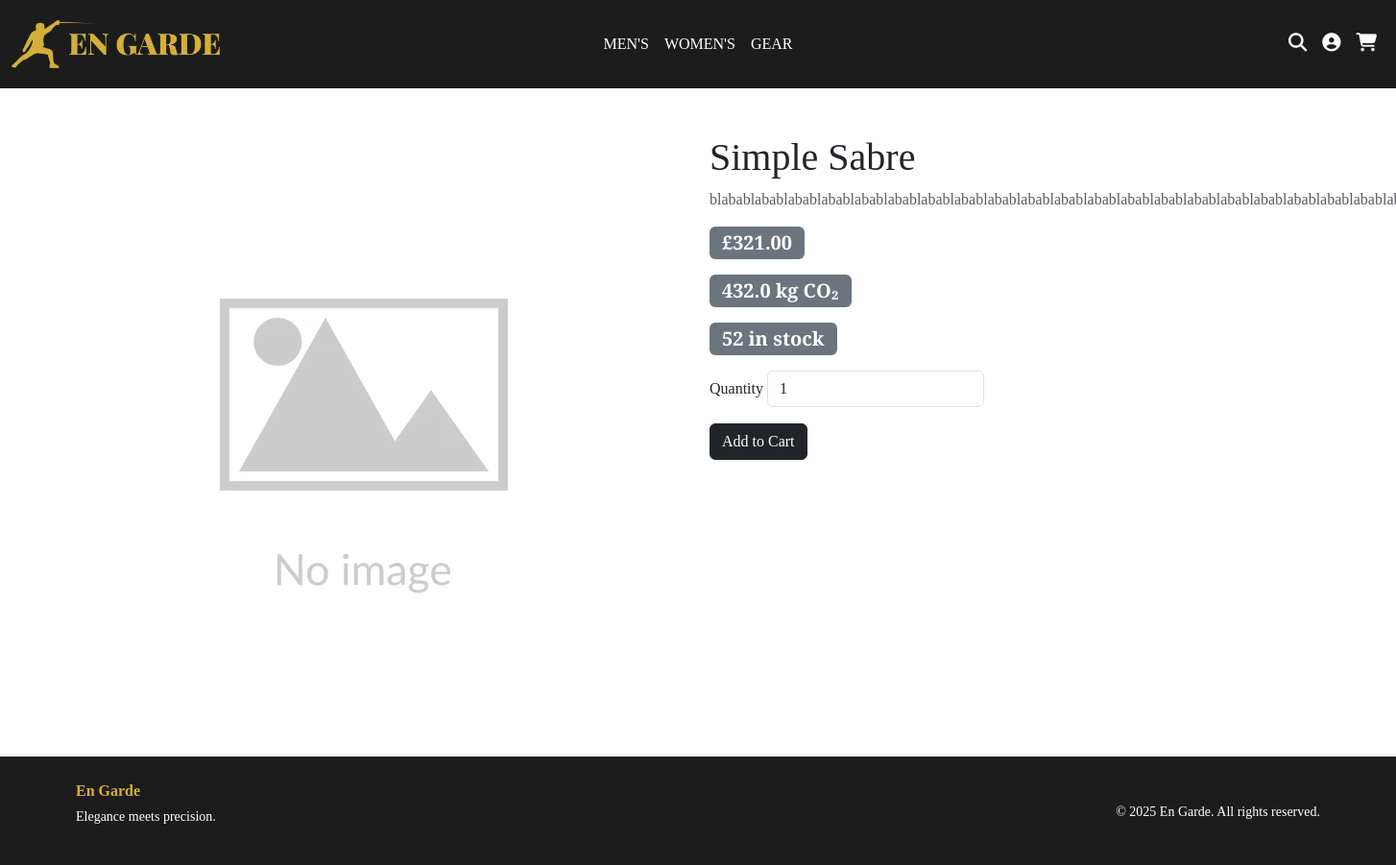
The page /products/3 on the database as committed earlier.
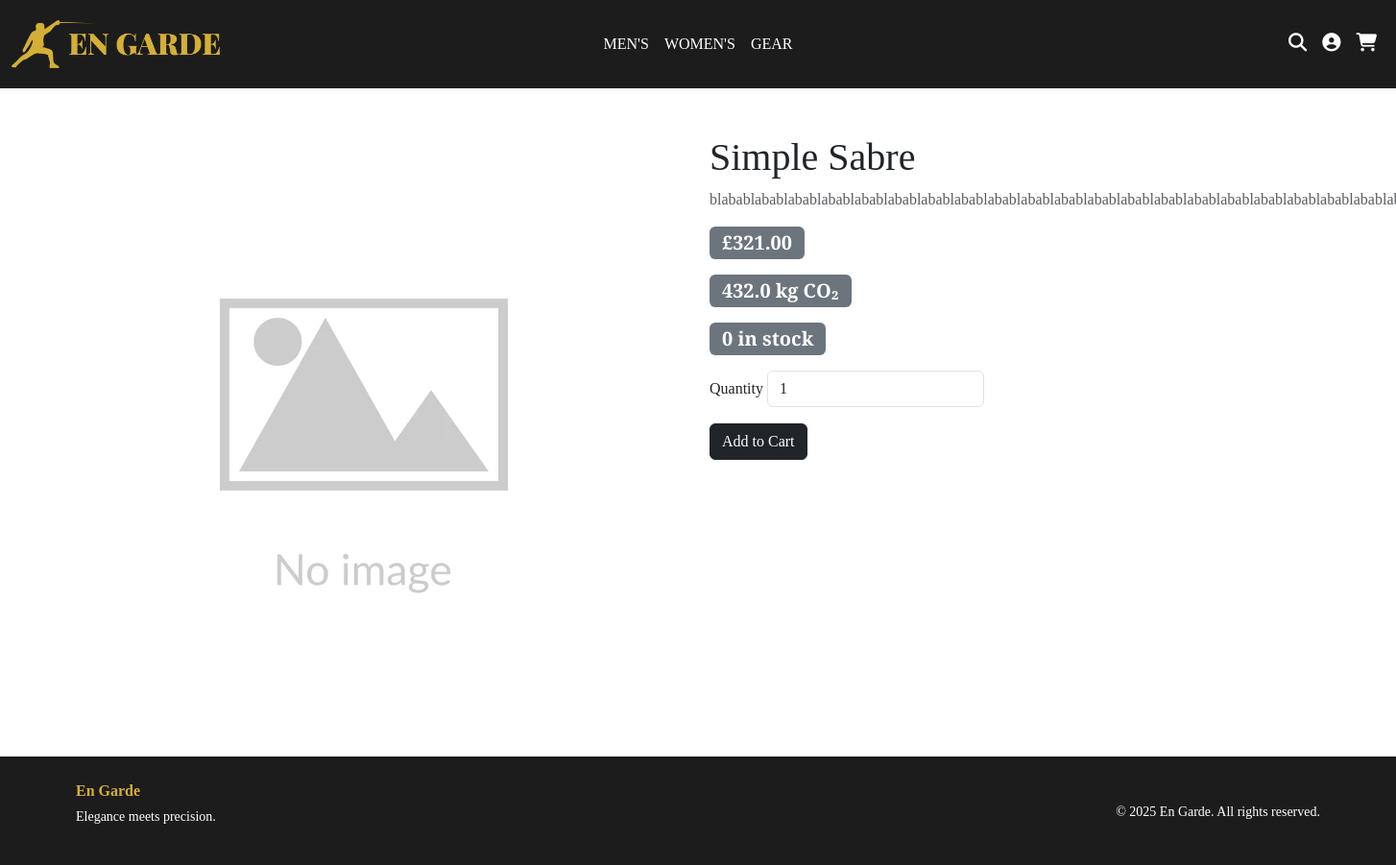
The same page on the database as committed later.
### website/models.py (models this page shows)
class Product(db.Model):
    __tablename__ = 'products'
    id = db.Column(db.Integer, primary_key=True)
    category_id = db.Column(db.Integer, db.ForeignKey('categories.id'))
    name = db.Column(db.String(255), nullable=False)
    description = db.Column(db.Text)
    price = db.Column(db.Float, nullable=True)
    sku = db.Column(db.String(50), unique=True, nullable=True)
    environmental_impact = db.Column(db.Float, nullable=True)
    stock = db.Column(db.Integer, nullable=True)
    image_filename = db.Column(db.String(255))
    is_variant_parent = db.Column(db.Boolean, default=False)
    options = db.relationship(
        'VariantOption', backref='product', cascade="all, delete")
    variants = db.relationship(
        'ProductVariant', backref='product', cascade="all, delete")

### website/views.py (the view, shortened to what this page needs)
@views.route('/products/<int:product_id>', methods=['GET'])
def product_detail(product_id):
    product = Product.query.get_or_404(product_id)
    variants = ProductVariant.query.filter_by(product_id=product.id).all()
    options = VariantOption.query.filter_by(product_id=product.id).all()
    option_values = {
        option.name: VariantValue.query.filter_by(option_id=option.id).all()
        for option in options
    }
    variant_data = []
    form = AddToCartForm()
    return render_template(
        'product_detail.html',
        product=product,
        variants=variants,
        option_values=option_values,
        form=form,
        variants_json=variant_data
    )

### website/forms.py
class AddToCartForm(FlaskForm):
    variant_id = HiddenField()
    product_id = HiddenField()
    quantity = IntegerField("Quantity", default=1, validators=[
        DataRequired(),
        NumberRange(min=1, message="Must be at least 1")
    ])
    submit = SubmitField("Add to Cart")

### website/templates/product_detail.html (shortened to what the changed rows need)
{% extends 'base.html' %}
{% block content %}
  <div class="container py-5">
    <div class="row">
      <div class="col-md-6">
        <h1>{{ product.name }}</h1>
        <p class="text-muted">{{ product.description }}</p>
        {% if variants %}
          <form method="POST" action="{{ url_for('views.add_to_cart') }}">
            {{ form.csrf_token }}
            <input type="hidden" name="product_id" value="{{ product.id }}" />
            <input type="hidden" name="variant_id" id="variant_id" value="" />
            {% for option_name, values in option_values.items() %}
              <div class="mb-3">
                <label class="form-label">{{ option_name }}</label>
                <select class="form-select variant-select" name="{{ option_name }}">
                  {% for value in values %}
                    <option value="{{ value.value }}">{{ value.value }}</option>
                  {% endfor %}
                </select>
              </div>
            {% endfor %}
            <p>
              <span id="price-display" class="badge bg-secondary fs-5">—</span>
            </p>
            <p>
              <span id="impact-display" class="badge bg-secondary fs-5">—</span>
            </p>
            <p>
              <span id="stock-display" class="badge bg-secondary fs-5">—</span>
            </p>
            <div class="mb-3">
              <label class="form-label">{{ form.quantity.label }}</label>
              {{ form.quantity(class='form-control w-auto d-inline-block') }}
            </div>
            {{ form.submit(class='btn btn-dark') }}
          </form>
          <script>
          const variantList = {{ variants_json | tojson }};
          function updatePriceAndImpact() {
            const selections = Array.from(document.querySelectorAll('.variant-select')).map(select => select.value);
            const match = variantList.find(v =>
              v.values.length === selections.length &&
              v.values.every(val => selections.includes(val))
            );
            if (match) {
              document.getElementById("price-display").textContent = `£${match.price.toFixed(2)}`;
              document.getElementById("impact-display").textContent = `${match.environmental_impact.toFixed(2)} kg CO₂`;
              document.getElementById("stock-display").textContent = match.stock;
              document.getElementById("variant_id").value = match.id;
            } else {
              document.getElementById("price-display").textContent = "—";
              document.getElementById("impact-display").textContent = "—";
              document.getElementById("stock-display").textContent = "—";
              document.getElementById("variant_id").value = "";
            }
          }
          document.querySelectorAll('.variant-select').forEach(select => {
            select.addEventListener('change', updatePriceAndImpact);
          });
          updatePriceAndImpact();
        </script>
        {% else %}
          <form method="POST" action="{{ url_for('views.add_to_cart') }}">
            <p>
              <span class="badge bg-secondary fs-5">£{{ '%.2f'|format(product.price) }}</span>
            </p>
            <p>
              <span class="badge bg-secondary fs-5">{{ product.environmental_impact }} kg CO₂</span>
            </p>
            <p>
              <span class="badge bg-secondary fs-5">{{ product.stock }} in stock</span>
            </p>
            <div class="mb-3">
              <label class="form-label">{{ form.quantity.label }}</label>
              {{ form.quantity(class='form-control w-auto d-inline-block') }}
            </div>
            {{ form.submit(class='btn btn-dark') }}
          </form>
        {% endif %}
      </div>
    </div>
  </div>
{% endblock %}

Rows that differ between the two databases and show on the page:
changed Product "Simple Sabre": stock "52" → "0"
